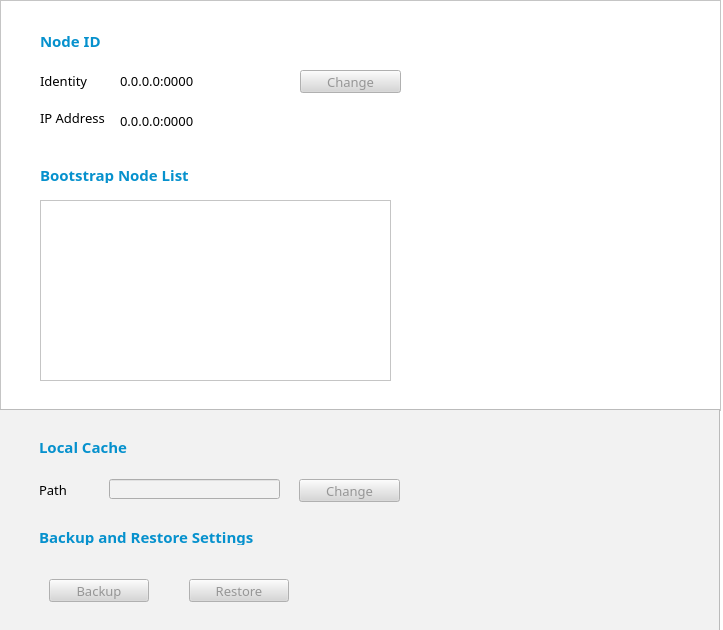
<?xml version="1.0" encoding="UTF-8"?>
<ui version="4.0">
 <class>settings</class>
 <widget class="QWidget" name="settings">
  <property name="geometry">
   <rect>
    <x>0</x>
    <y>0</y>
    <width>723</width>
    <height>630</height>
   </rect>
  </property>
  <property name="minimumSize">
   <size>
    <width>716</width>
    <height>100</height>
   </size>
  </property>
  <property name="maximumSize">
   <size>
    <width>723</width>
    <height>710</height>
   </size>
  </property>
  <property name="windowTitle">
   <string>Form</string>
  </property>
  <property name="styleSheet">
   <string notr="true">background-color: rgb(255, 255, 255);</string>
  </property>
  <widget class="QFrame" name="frame">
   <property name="geometry">
    <rect>
     <x>0</x>
     <y>0</y>
     <width>721</width>
     <height>411</height>
    </rect>
   </property>
   <property name="frameShape">
    <enum>QFrame::StyledPanel</enum>
   </property>
   <property name="frameShadow">
    <enum>QFrame::Raised</enum>
   </property>
   <widget class="QLabel" name="label_mark">
    <property name="geometry">
     <rect>
      <x>40</x>
      <y>30</y>
      <width>71</width>
      <height>21</height>
     </rect>
    </property>
    <property name="font">
     <font>
      <family>微软雅黑</family>
      <pointsize>11</pointsize>
      <weight>75</weight>
      <italic>false</italic>
      <bold>true</bold>
     </font>
    </property>
    <property name="styleSheet">
     <string notr="true">color: rgb(6, 145, 205);
</string>
    </property>
    <property name="text">
     <string>Node ID</string>
    </property>
   </widget>
   <widget class="QLabel" name="label_name">
    <property name="geometry">
     <rect>
      <x>40</x>
      <y>70</y>
      <width>71</width>
      <height>21</height>
     </rect>
    </property>
    <property name="font">
     <font>
      <family>微软雅黑</family>
      <pointsize>10</pointsize>
     </font>
    </property>
    <property name="text">
     <string>Identity</string>
    </property>
   </widget>
   <widget class="QLabel" name="label_ip">
    <property name="geometry">
     <rect>
      <x>40</x>
      <y>110</y>
      <width>71</width>
      <height>16</height>
     </rect>
    </property>
    <property name="font">
     <font>
      <family>微软雅黑</family>
      <pointsize>10</pointsize>
     </font>
    </property>
    <property name="text">
     <string>IP Address</string>
    </property>
   </widget>
   <widget class="QLabel" name="labelip">
    <property name="geometry">
     <rect>
      <x>120</x>
      <y>110</y>
      <width>191</width>
      <height>21</height>
     </rect>
    </property>
    <property name="font">
     <font>
      <family>微软雅黑</family>
      <pointsize>10</pointsize>
     </font>
    </property>
    <property name="text">
     <string>0.0.0.0:0000</string>
    </property>
   </widget>
   <widget class="QLabel" name="label_5">
    <property name="geometry">
     <rect>
      <x>40</x>
      <y>167</y>
      <width>171</width>
      <height>16</height>
     </rect>
    </property>
    <property name="font">
     <font>
      <family>微软雅黑</family>
      <pointsize>11</pointsize>
      <weight>75</weight>
      <italic>false</italic>
      <bold>true</bold>
     </font>
    </property>
    <property name="styleSheet">
     <string notr="true">color: rgb(6, 145, 205);</string>
    </property>
    <property name="text">
     <string>Bootstrap Node List</string>
    </property>
   </widget>
   <widget class="QPushButton" name="pushButton">
    <property name="enabled">
     <bool>false</bool>
    </property>
    <property name="geometry">
     <rect>
      <x>300</x>
      <y>70</y>
      <width>101</width>
      <height>23</height>
     </rect>
    </property>
    <property name="font">
     <font>
      <family>微软雅黑</family>
      <pointsize>10</pointsize>
     </font>
    </property>
    <property name="styleSheet">
     <string notr="true">color: rgb(150, 150, 150);
background-color: rgb(214, 214, 214);</string>
    </property>
    <property name="text">
     <string>Change</string>
    </property>
   </widget>
   <widget class="QLabel" name="labelname">
    <property name="geometry">
     <rect>
      <x>120</x>
      <y>70</y>
      <width>171</width>
      <height>21</height>
     </rect>
    </property>
    <property name="font">
     <font>
      <family>微软雅黑</family>
      <pointsize>10</pointsize>
     </font>
    </property>
    <property name="text">
     <string>0.0.0.0:0000</string>
    </property>
   </widget>
   <widget class="QTableView" name="tableViewNode">
    <property name="geometry">
     <rect>
      <x>40</x>
      <y>200</y>
      <width>351</width>
      <height>181</height>
     </rect>
    </property>
   </widget>
  </widget>
  <widget class="QFrame" name="frame_2">
   <property name="geometry">
    <rect>
     <x>-1</x>
     <y>409</y>
     <width>721</width>
     <height>241</height>
    </rect>
   </property>
   <property name="styleSheet">
    <string notr="true">background-color: rgb(242, 242, 242);</string>
   </property>
   <property name="frameShape">
    <enum>QFrame::StyledPanel</enum>
   </property>
   <property name="frameShadow">
    <enum>QFrame::Raised</enum>
   </property>
   <widget class="QLabel" name="label_6">
    <property name="geometry">
     <rect>
      <x>40</x>
      <y>30</y>
      <width>111</width>
      <height>16</height>
     </rect>
    </property>
    <property name="font">
     <font>
      <family>微软雅黑</family>
      <pointsize>11</pointsize>
      <weight>75</weight>
      <italic>false</italic>
      <bold>true</bold>
     </font>
    </property>
    <property name="styleSheet">
     <string notr="true">color: rgb(6, 145, 205);</string>
    </property>
    <property name="text">
     <string>Local Cache</string>
    </property>
   </widget>
   <widget class="QLabel" name="label_path">
    <property name="geometry">
     <rect>
      <x>40</x>
      <y>70</y>
      <width>81</width>
      <height>21</height>
     </rect>
    </property>
    <property name="font">
     <font>
      <family>微软雅黑</family>
      <pointsize>10</pointsize>
     </font>
    </property>
    <property name="text">
     <string>Path</string>
    </property>
   </widget>
   <widget class="QLineEdit" name="lineEdit_2">
    <property name="enabled">
     <bool>false</bool>
    </property>
    <property name="geometry">
     <rect>
      <x>110</x>
      <y>70</y>
      <width>171</width>
      <height>20</height>
     </rect>
    </property>
   </widget>
   <widget class="QPushButton" name="pushButton_2">
    <property name="enabled">
     <bool>false</bool>
    </property>
    <property name="geometry">
     <rect>
      <x>300</x>
      <y>70</y>
      <width>101</width>
      <height>23</height>
     </rect>
    </property>
    <property name="font">
     <font>
      <family>微软雅黑</family>
      <pointsize>10</pointsize>
     </font>
    </property>
    <property name="styleSheet">
     <string notr="true">color: rgb(150, 150, 150);
background-color: rgb(214, 214, 214);</string>
    </property>
    <property name="text">
     <string>Change</string>
    </property>
   </widget>
   <widget class="QLabel" name="label_8">
    <property name="geometry">
     <rect>
      <x>40</x>
      <y>120</y>
      <width>231</width>
      <height>16</height>
     </rect>
    </property>
    <property name="font">
     <font>
      <family>微软雅黑</family>
      <pointsize>11</pointsize>
      <weight>75</weight>
      <italic>false</italic>
      <bold>true</bold>
     </font>
    </property>
    <property name="styleSheet">
     <string notr="true">color: rgb(6, 145, 205);</string>
    </property>
    <property name="text">
     <string>Backup and Restore Settings</string>
    </property>
   </widget>
   <widget class="QPushButton" name="pushButton_3">
    <property name="enabled">
     <bool>false</bool>
    </property>
    <property name="geometry">
     <rect>
      <x>50</x>
      <y>170</y>
      <width>100</width>
      <height>23</height>
     </rect>
    </property>
    <property name="font">
     <font>
      <family>微软雅黑</family>
      <pointsize>10</pointsize>
     </font>
    </property>
    <property name="styleSheet">
     <string notr="true">color: rgb(150, 150, 150);
background-color: rgb(214, 214, 214);</string>
    </property>
    <property name="text">
     <string>Backup</string>
    </property>
   </widget>
   <widget class="QPushButton" name="pushButton_4">
    <property name="enabled">
     <bool>false</bool>
    </property>
    <property name="geometry">
     <rect>
      <x>190</x>
      <y>170</y>
      <width>100</width>
      <height>23</height>
     </rect>
    </property>
    <property name="font">
     <font>
      <family>微软雅黑</family>
      <pointsize>10</pointsize>
     </font>
    </property>
    <property name="styleSheet">
     <string notr="true">color: rgb(150, 150, 150);
background-color: rgb(214, 214, 214);</string>
    </property>
    <property name="text">
     <string>Restore</string>
    </property>
   </widget>
  </widget>
 </widget>
 <resources/>
 <connections/>
</ui>
